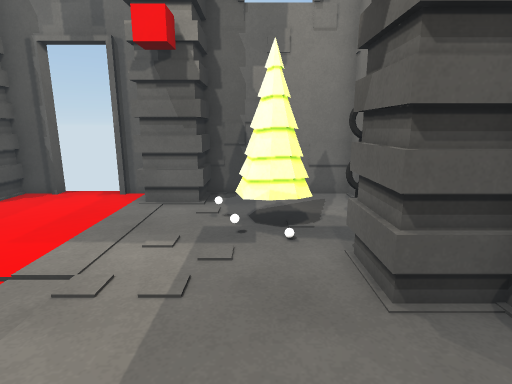
view 1 (above)

16 first-person views from a walk through a scene from a Unity 3-D project. The camera is 1.4 m above the floor, tilts 12° down and sees 80° across. Doors are open. The floor is counted in squares, 0.5 m on a side. Each view is taken from the middle of a square. On the plan, view 1 faces up. The plan holds only what a view shows up to about 20 squares ahead; the rest is blank. The player is left out. Surface patterns are stand-ins for the level's own textures.

view 2
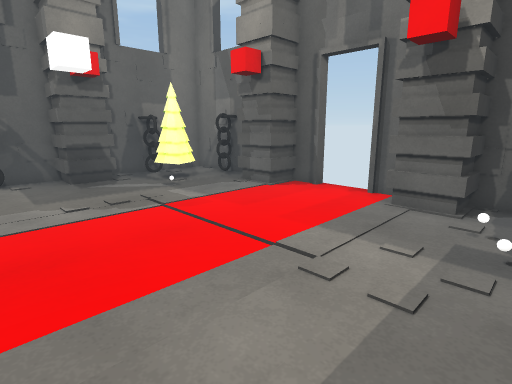

view 3
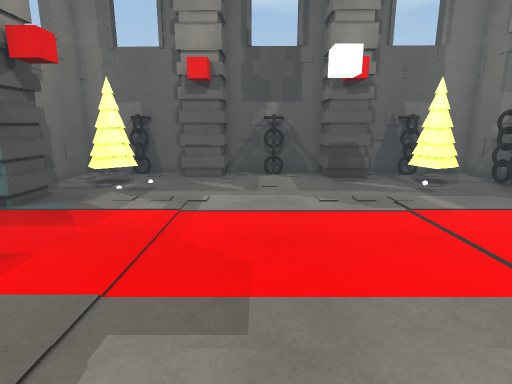

view 4
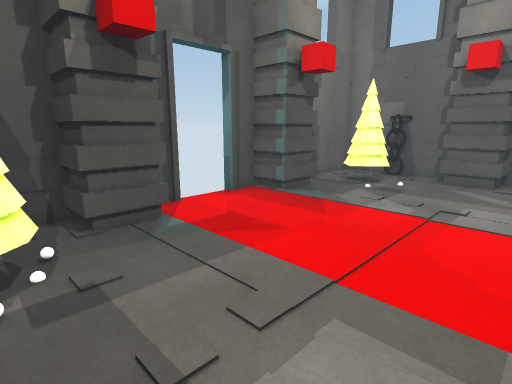

view 5
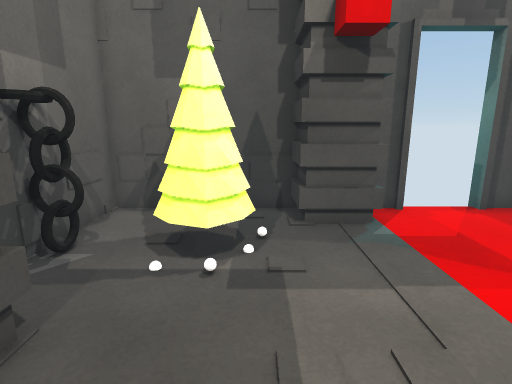

view 6
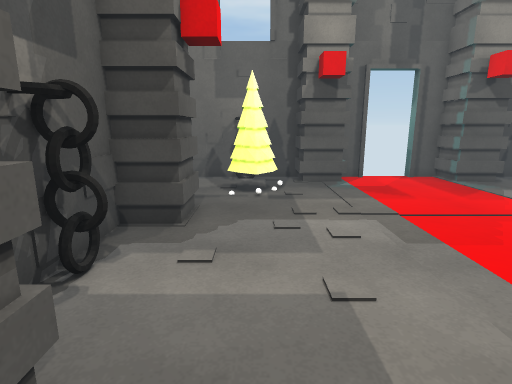

view 7
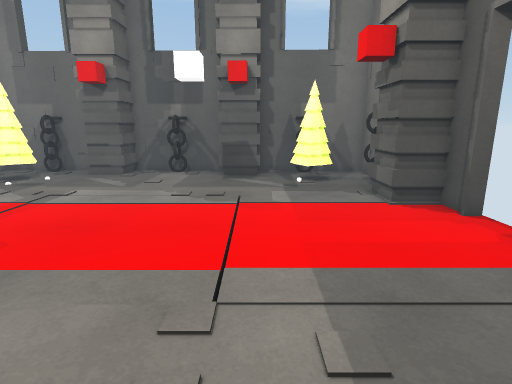

view 8
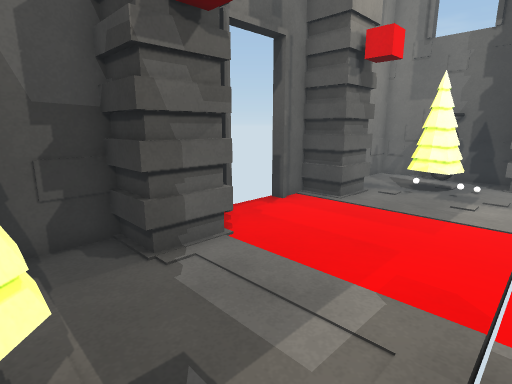

view 9
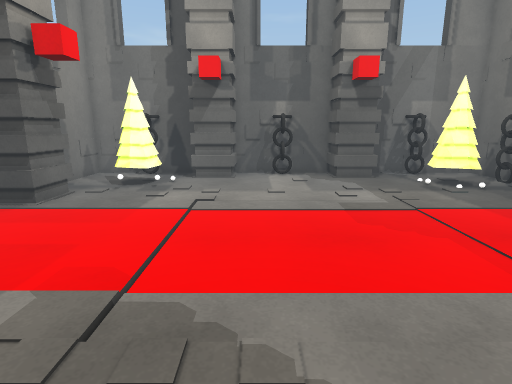

view 10
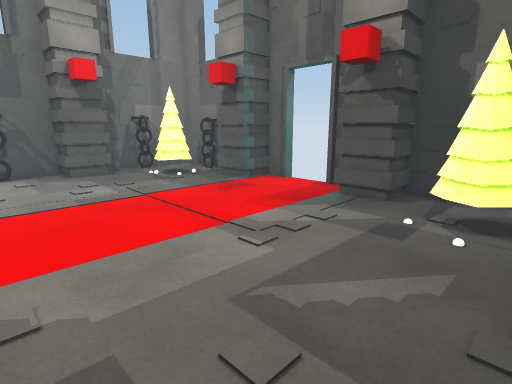

view 11
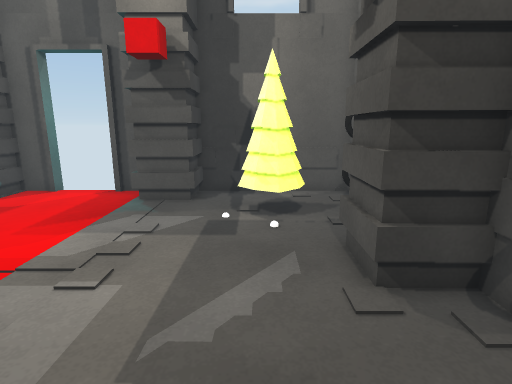

view 12
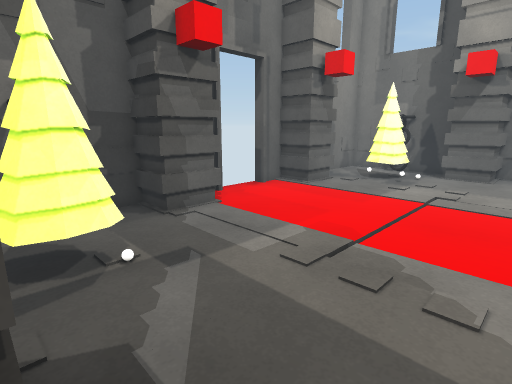

view 13
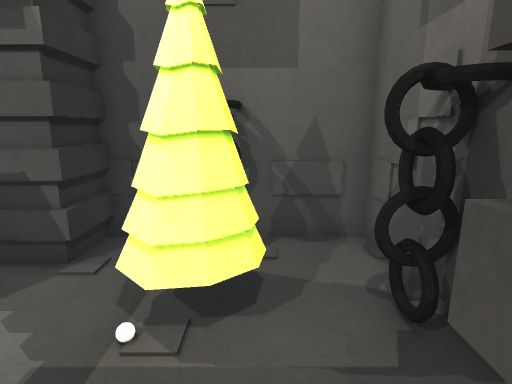

view 14
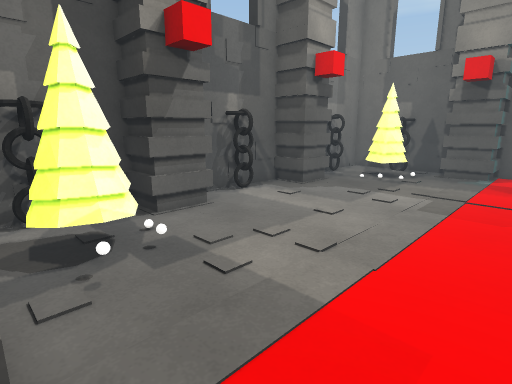

view 15
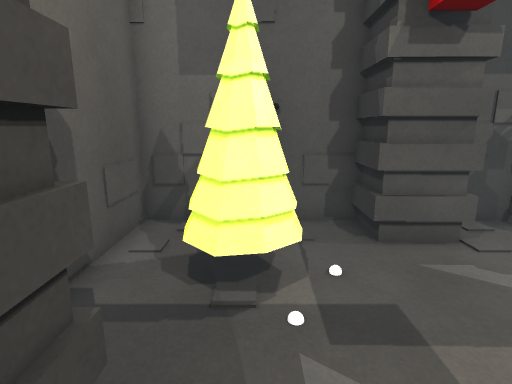

view 16
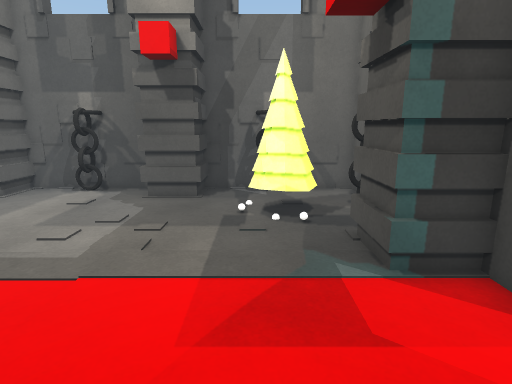

### Floor plan
Points are (right, up) in squares from view 1. A wall is a line through its corners. A room is listed if a view was taken in it or the views show most of it. See-through windows are left out.
Room 1 (views 1, 2, 3, 4, 5, 6, 7, 8, 9, 10, 11, 12, 13, 14, 15, 16)
walls: (-17, 4.2) (-18.8, 4.2) (-18.9, -1.9) (-17, -2) (-17, -4) (-19, -3.9) (-19.1, -10.4) (-12.3, -10.4) (-12.3, -8.6); (-10.4, -8.5) (-10.4, -10.4) (-9, -10.4); (-18.2, 1.7) (-18.2, 0.5); (2, -1.4) (4, -1.4); (-17, -4.2) (-19.1, -4.1); (-4.1, 11) (-4.1, 12.9) (-5.6, 12.9); (-12.3, 10.9) (-12.3, 12.9); (2.9, 1.5) (4, 1.5); (-8.8, -10.1) (-8.8, -10.9); (-2.2, -8.5) (-2.2, -10.5); (-18.9, -1.7) (-17, -1.8); (3.3, 0.7) (3.3, 1.8) (3.6, 2); (3.4, 1) (3, 1.4) (3.5, 1.9); (2, 6.6) (4, 6.6); (-6, -10.4) (-4.4, -10.4) (-4.4, -8.5) (-2.4, -8.5) (-2.4, -10.4) (0.5, -10.4); (3.6, 1.3) (2.9, 1.3); (-5.8, 12.6) (-5.8, 13.4); (-8.6, 12.9) (-10.1, 12.9) (-10.1, 10.9) (-12.1, 10.9) (-12.1, 12.9) (-18.7, 12.9) (-18.8, 6.1) (-16.8, 6) (-16.9, 3.8) (-18.8, 3.9); (-4.6, -10.5) (-4.6, -8.5); (-18.8, 6.3) (-16.8, 6.2); (-9.9, 12.9) (-9.9, 10.9); (-6.1, -10.9) (-6.1, -10.1); (-12.6, -10.5) (-12.6, -8.5) (-10.1, -8.5) (-10.1, -10.5); (-8.4, 13.4) (-8.4, 12.6); (4, 4.2) (2, 4.2); (-18.3, -6.3) (-18.3, -7.5); (-18.5, -6.5) (-18, -7); (4, -3.8) (2, -3.8); (-14.5, 12.2) (-15.8, 12.2); (-14.7, 12.3) (-15.1, 11.9); (2.8, -6.5) (4, -6.5); (-18.6, -6.8) (-17.9, -6.9); (-18, 9.7) (-18.1, 8.5); (-18.2, 9.5) (-17.8, 9) (-18.2, 8.6); (2.9, -6.6) (3.5, -6.1); (-1.9, 12.9) (-1.9, 10.9) (-4.4, 10.9) (-4.4, 12.9); (-15, 12.4) (-15, 11.6); (0, -9.8) (1.1, -9.8); (3.3, 8.7) (3.3, 10); (2.8, 9.5) (4, 9.5); (0.5, -10) (0.5, -9.3); (3.2, 9.3) (2.9, 9.3) (3.4, 9.8); (3.3, -7.3) (3.3, -6); (0.9, -10.4) (4, -10.4) (4, -3.6) (2, -3.6) (2, -1.6) (4, -1.6) (4, 4.4) (2, 4.4) (2, 6.4) (4, 6.4) (4, 12.9) (-2.2, 12.9) (-2.2, 11)
ways out: open door at (-7.5, -11); gap at (-6, 13)
objects: tree (-17, 8) to (-15, 10); tree (-16, -8) to (-15, -6); tree (-1, -8) to (1, -6); tree (0, 8) to (2, 10)

Positions as (right, up) in squares from view 1, and headings:
1: (0, 0), facing up
2: (0, 0), facing up-left
3: (0, 0), facing left
4: (0, 0), facing down-left
5: (-1, 0), facing down
6: (0, 7), facing down
7: (1, 6), facing left
8: (-15, 5), facing up-right
9: (-15, 3), facing right
10: (-17, 3), facing down-right
11: (-15, 3), facing down
12: (-17, 2), facing up-right
13: (-11, 10), facing left
14: (-7, 11), facing down-right
15: (-10, -7), facing left
16: (-10, -6), facing right
